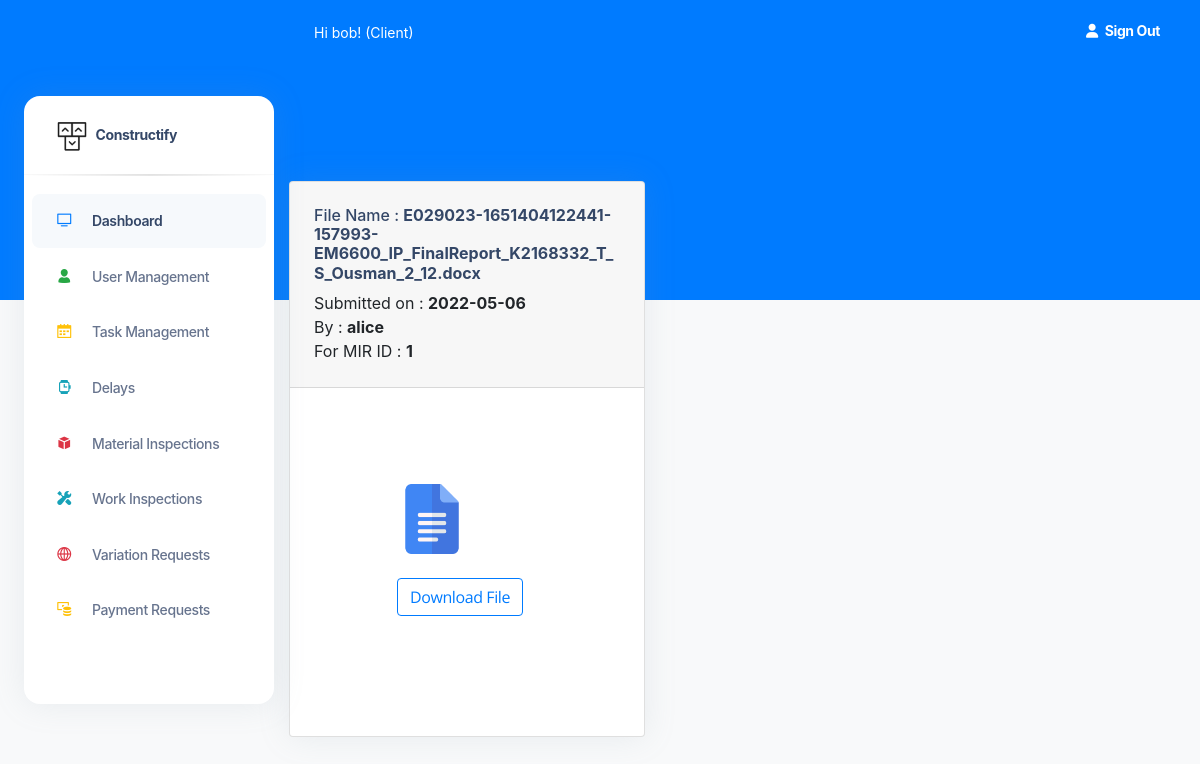
The page /MIRSubmittedGallery/1 (signed in) on the database its author committed.
### construct/models.py (models this page shows, shortened)
class User(db.Model, UserMixin):
    id = db.Column(db.Integer(), nullable=False, primary_key=True)
    username = db.Column(db.String(length=30), nullable=False, unique=True)
    email_address = db.Column(db.String(length=50),
                              nullable=False, unique=True)
    password_hash = db.Column(db.String(length=50),
                              nullable=False, unique=True)
    role = db.Column(db.String(length=30), nullable=False, unique=False)
    contact_number = db.Column(db.String(length=30), nullable=False, unique=False)
    @property
    def password(self):
        return self.password

class MIRDocument(db.Model):
    id = db.Column(db.Integer(), nullable=False, primary_key=True)
    mir_file_name = db.Column(db.String(length=30), nullable=False)
    mir_id = db.Column(db.String(length=30), nullable=False)
    status = db.Column(db.String(length=30), nullable=False)
    submitted_date = db.Column(db.String(length=30), nullable=False)
    submitted_by=db.Column(db.String(length=30), nullable=False)

### construct/routes.py (the view)
@app.route("/MIRSubmittedGallery/<string:passed_id>", methods=['GET', 'POST'])
@login_required
def mir_submitted_page(passed_id):
        submitted_mir= MIRDocument.query.all()
        mir_list_is_empty="True"
        for mir in submitted_mir:
            if mir.mir_id == passed_id:
                mir_list_is_empty="False"
                break
        page_message="MIR's submitted by the Contractor"
        return render_template('SubmittedMIRGallery.html', submitted_mir=submitted_mir, passed_mir_id=str(passed_id),mir_list_is_empty=mir_list_is_empty)

### construct/models.py (called while the page is built)
@login_manager.user_loader
def load_user(user_id):
    return User.query.get(int(user_id))

### construct/templates/SubmittedMIRGallery.html (shortened to what this page needs)
<!DOCTYPE html>
<html lang="en">
<head>
  <link href="{{ url_for('static', filename='assets')}}/css/nucleo-icons.css" rel="stylesheet" />
  <link href="{{ url_for('static', filename='assets')}}/css/nucleo-svg.css" rel="stylesheet" />
  <link href="{{ url_for('static', filename='assets')}}/css/nucleo-svg.css" rel="stylesheet" />
  <link id="pagestyle" href="{{ url_for('static', filename='assets')}}/css/argon-dashboard.css?v=2.0.2"
    rel="stylesheet" />
  <link rel="stylesheet" type="text/css"
    href="https://stackpath.bootstrapcdn.com/bootstrap/4.2.1/css/bootstrap.min.css">
</head>
{% include 'includes/GlobalSideNavbar.html' %}
<main class="main-content position-relative border-radius-lg ">
  {% include 'includes/GlobalNavbar.html' %}
  <br><br><br><br>
  {% for mir in submitted_mir %}
  {% if mir.mir_id == passed_mir_id %}
  <div class="container-fluid py-4">
    <div class="row">
      <div class="col-5">
        <div class="card mb-4">
          <div class="card-header pb-0">
            <h6>File Name      : <strong> {{mir.mir_file_name}}</strong></h6>
            <h7>Submitted on   : <strong>{{mir.submitted_date}}</strong>  <br>
            <h7>By             : <strong>{{mir.submitted_by}} </strong></h7> <br>
            <h7>For MIR ID     : <strong>{{passed_mir_id}}</strong></h7> <br><br>
          </div>
          <div class="card-body px-0 pt-0 pb-2">
            <div class="col-md-8 p-lg-5 mx-auto my-5">
              <div class="table-responsive p-0">
                <img src="/static/icons/doc_icon.png" alt="User Image" width="70" height="70">
                <br><br>
                  <a class="btn btn-outline-primary" href="{{url_for('downloadmir',mir_name=mir.mir_file_name)}}" role="button">Download File</a>
              </div>
            </div>
          </div>
        </div>
      </div>
    </div>
  </div>
  {% endif %}
  {% endfor %}
  </body>
</html>

### construct/templates/includes/GlobalNavbar.html (shortened to what this page needs)
<nav class="navbar navbar-main navbar-expand-lg px-0 mx-4 shadow-none border-radius-xl " id="navbarBlur"
  data-scroll="false">
  <div class="container-fluid py-1 px-3">
    <nav aria-label="breadcrumb">
      <ol class="breadcrumb bg-transparent mb-0 pb-0 pt-1 px-0 me-sm-6 me-5">
        <li class="breadcrumb-item text-sm text-white active" aria-current="page">Hi {{current_user.username}}!
          ({{current_user.role}}) </li>
      </ol>
    </nav>
    <ul class="navbar-nav  justify-content-end">
      <li class="nav-item d-flex align-items-left">
        <a href="{{url_for('logout_page')}}" class="nav-link text-white font-weight-bold px-0">
          <i class="fa fa-user me-sm-1"></i>
          <span class="d-sm-inline d-none">Sign Out</span>
        </a>
      </li>
  </div>
</nav>

### rows shown on the page
User: username "bob", role "Client"
MIRDocument: mir_file_name "E029023-1651404122441-157993-EM6600_IP_FinalReport_K2168332_T_S_Ousman_2_12.docx", submitted_date "2022-05-06", submitted_by "alice", passed_mir_id "1"
